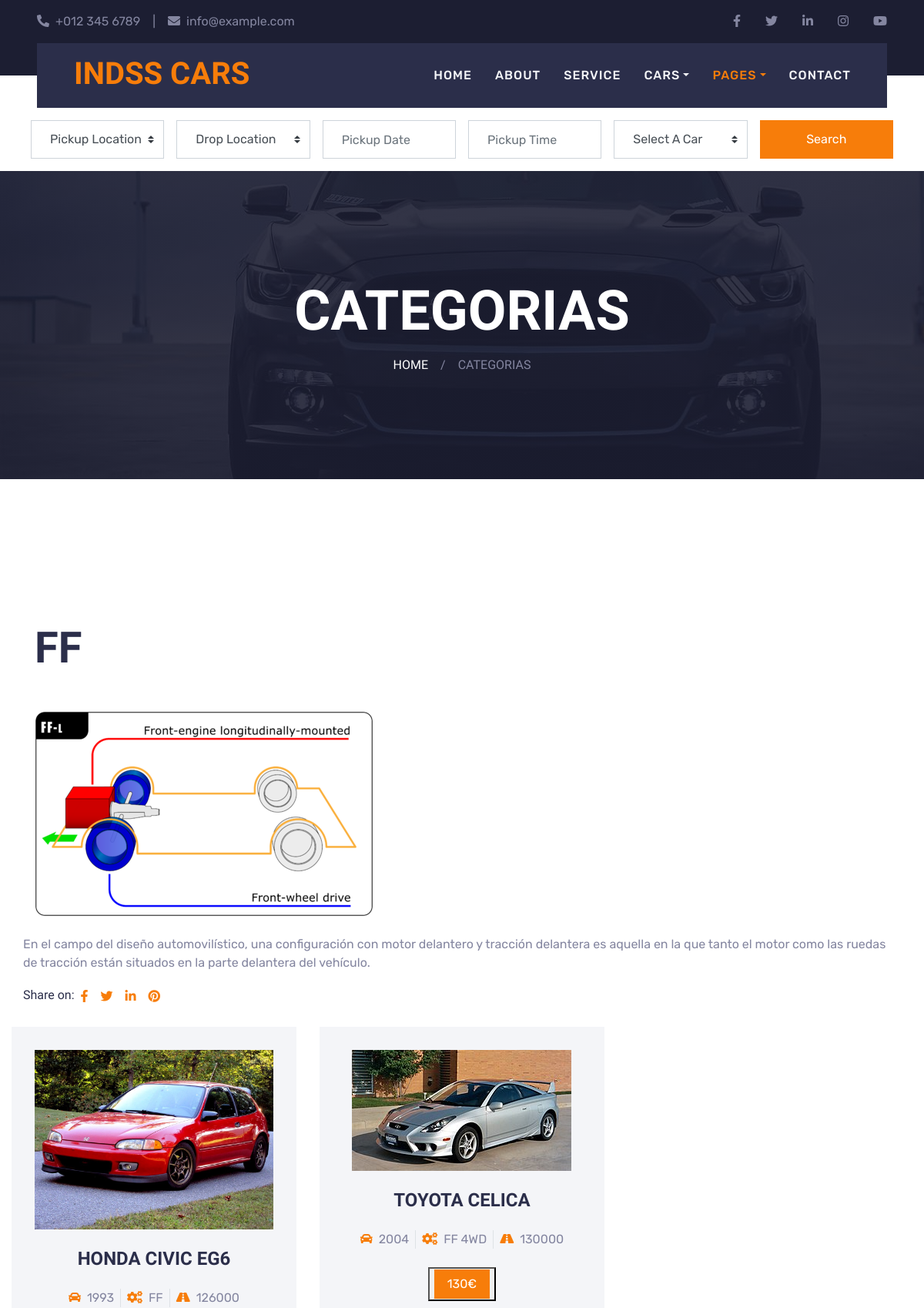
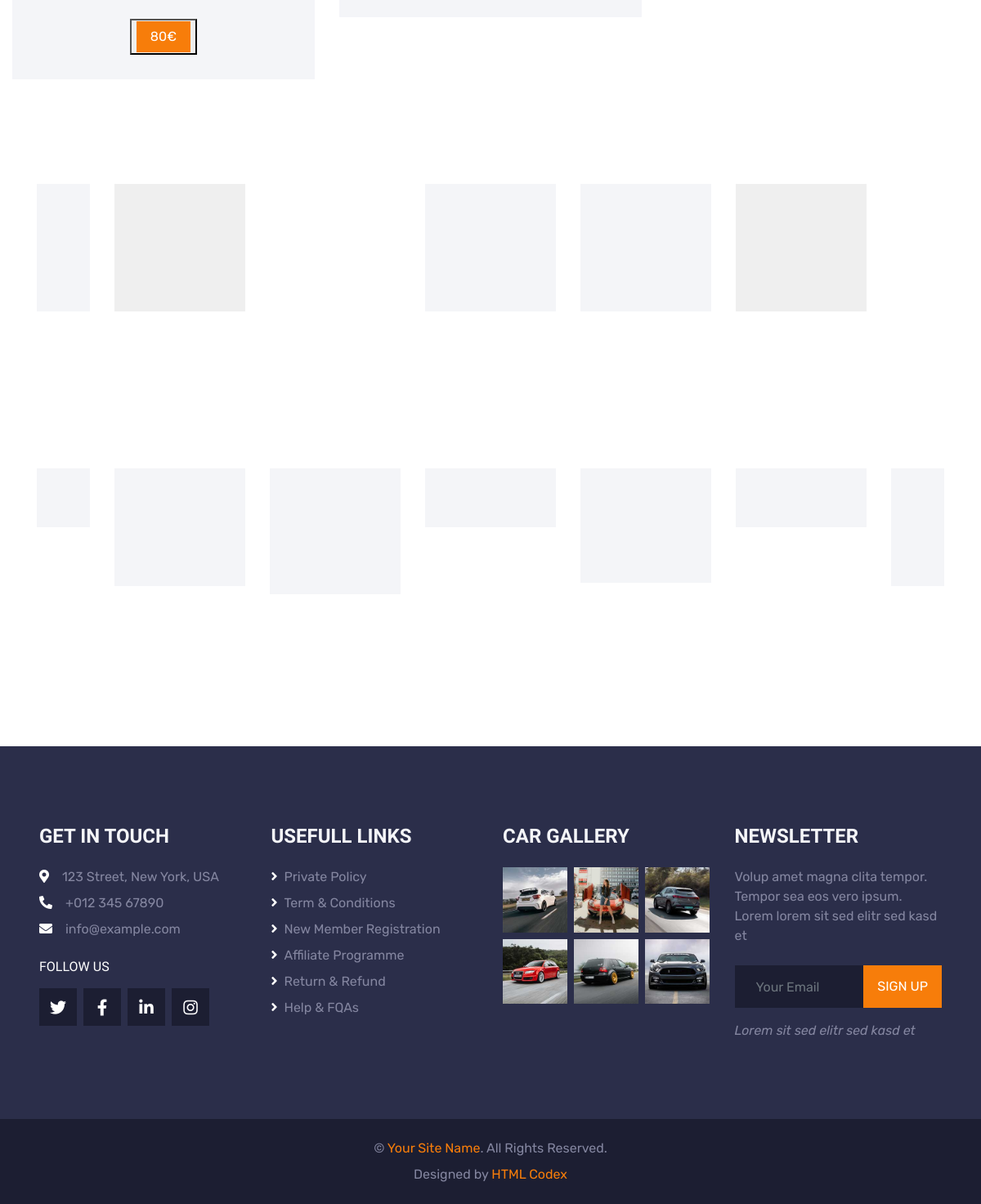
The app's page /categorias/1 with its own data (2 pictures, top to bottom).
### appEmpresaCoche/models.py (models this page shows, shortened)
class Categoria(models.Model):
    nombre = models.CharField(max_length=50)
    img_url = models.CharField(max_length=512)
    descripcion = models.CharField(max_length=1024)
    def __str__(self) -> str:
        return self.nombre

class Transmission(models.Model):
    carID = models.ForeignKey(Car, on_delete=models.DO_NOTHING)
    transmissionIDs = models.ForeignKey(Categoria, on_delete=models.DO_NOTHING)

class Car(models.Model):
    nombre= models.CharField(max_length=100)
    km=models.IntegerField()
    anyoF=models.IntegerField()
    potencia=models.IntegerField()
    img_url=models.CharField(max_length=512)
    precio=models.IntegerField()
    marca = models.ForeignKey(Marca, on_delete=models.DO_NOTHING)

class Marca(models.Model):
    nombre = models.CharField(max_length=50)
    img_url = models.CharField(max_length=512)
    descripcion = models.CharField(max_length=1024)
    def __str__(self) -> str:
        return self.nombre

### appEmpresaCoche/views.py (the view)
# urls.py: path('categorias/<int:id>', views.categorias, name='categorias'),
def categorias(request, id):
    localizaciones = get_list_or_404(Location.objects.order_by('nombre'))
    coches = get_list_or_404(Car.objects.order_by('nombre'))
    marcas = get_list_or_404(Marca.objects.all())
    transmission = get_list_or_404(Transmission.objects.all())
    categorias = get_list_or_404(Categoria.objects.all())
    context = {'localizaciones': localizaciones, 'coches': coches, 'marcas': marcas, 'transmision':transmission, 'categorias':categorias, 'selectedTran':id}
    return render(request, "categorias.html", context)

### appEmpresaCoche/templates/categorias.html (shortened to what this page needs)
<!DOCTYPE html>
<html lang="en">
<head>
    {% load static %}
    <link href="https://cdnjs.cloudflare.com/ajax/libs/font-awesome/5.15.0/css/all.min.css" rel="stylesheet">
    {% load static %}
    <link href="{% static 'lib/owlcarousel/assets/owl.carousel.min.css' %}" rel="stylesheet">
    {% load static %}
    <link href="{% static 'lib/tempusdominus/css/tempusdominus-bootstrap-4.min.css' %}" rel="stylesheet">
    {% load static %}
    <link href="{% static 'css/bootstrap.min.css'%}" rel="stylesheet">
    {% load static %}
    <link href="{% static 'css/style.css' %}" rel="stylesheet">
</head>
<body>
    <div class="container-fluid bg-dark py-3 px-lg-5 d-none d-lg-block">
        <div class="row">
            <div class="col-md-6 text-center text-lg-left mb-2 mb-lg-0">
                <div class="d-inline-flex align-items-center">
                    <a class="text-body pr-3" href=""><i class="fa fa-phone-alt mr-2"></i>+012 345 6789</a>
                    <span class="text-body">|</span>
                    <a class="text-body px-3" href=""><i class="fa fa-envelope mr-2"></i>info@example.com</a>
                </div>
            </div>
            <div class="col-md-6 text-center text-lg-right">
                <div class="d-inline-flex align-items-center">
                    <a class="text-body px-3" href="">
                        <i class="fab fa-facebook-f"></i>
                    </a>
                    <a class="text-body px-3" href="">
                        <i class="fab fa-twitter"></i>
                    </a>
                    <a class="text-body px-3" href="">
                        <i class="fab fa-linkedin-in"></i>
                    </a>
                    <a class="text-body px-3" href="">
                        <i class="fab fa-instagram"></i>
                    </a>
                    <a class="text-body pl-3" href="">
                        <i class="fab fa-youtube"></i>
                    </a>
                </div>
            </div>
        </div>
    </div>
    <div class="container-fluid position-relative nav-bar p-0">
        <div class="position-relative px-lg-5" style="z-index: 9;">
            <nav class="navbar navbar-expand-lg bg-secondary navbar-dark py-3 py-lg-0 pl-3 pl-lg-5">
                <a href="" class="navbar-brand">
                    <h1 class="text-uppercase text-primary mb-1">Indss Cars</h1>
                </a>
                <div class="collapse navbar-collapse justify-content-between px-3" id="navbarCollapse">
                    <div class="navbar-nav ml-auto py-0">
                        <a href="{% url 'index' %}" class="nav-item nav-link">Home</a>
                        <a href="{% url 'about' %}" class="nav-item nav-link">About</a>
                        <a href="{% url 'service' %}" class="nav-item nav-link">Service</a>
                        <div class="nav-item dropdown">
                            <a href="#" class="nav-link dropdown-toggle" data-toggle="dropdown">Cars</a>
                        </div>
                        <div class="nav-item dropdown">
                            <a href="#" class="nav-link dropdown-toggle active" data-toggle="dropdown">Pages</a>
                        </div>
                        <a href="{% url 'contact' %}" class="nav-item nav-link">Contact</a>
                    </div>
                </div>
            </nav>
        </div>
    </div>
    <div class="container-fluid bg-white pt-3 px-lg-5">
        <div class="row mx-n2">
            <form class="row mx-n2 busqueda" method=POST action="{% url 'booking' %}">
            <div class="col-xl-2 col-lg-4 col-md-6 px-2">
                {%block content%}
                <select class="custom-select px-4 mb-3" style="height: 50px;">
                    <option selected>Pickup Location</option>
                </select>
            </div>
            <div class="col-xl-2 col-lg-4 col-md-6 px-2">
                <select class="custom-select px-4 mb-3" style="height: 50px;">
                    <option selected>Drop Location</option>
                </select>
            </div>
            <div class="col-xl-2 col-lg-4 col-md-6 px-2">
                <div class="date mb-3" id="date" data-target-input="nearest">
                    <input type="text" class="form-control p-4 datetimepicker-input" placeholder="Pickup Date"
                        data-target="#date" data-toggle="datetimepicker">
                </div>
            </div>
            <div class="col-xl-2 col-lg-4 col-md-6 px-2">
                <div class="time mb-3" id="time" data-target-input="nearest">
                    <input type="text" class="form-control p-4 datetimepicker-input" placeholder="Pickup Time"
                        data-target="#time" data-toggle="datetimepicker">
                </div>
            </div>
            <div class="col-xl-2 col-lg-4 col-md-6 px-2">
                <select id="busqueda" name="carSelect" class="custom-select px-4 mb-3" style="height: 50px;">
                    <option selected>Select A Car</option>
                </select>
            </div>
            <div class="col-xl-2 col-lg-4 col-md-6 px-2">
                <button class="btn btn-primary btn-block mb-3" type="submit" style="height: 50px;">Search</button>
            </div>
            </form>
        </div>
    </div>
    <div class="container-fluid page-header">
        <h1 class="display-3 text-uppercase text-white mb-3">Categorias</h1>
        <div class="d-inline-flex text-white">
            <h6 class="text-uppercase m-0"><a class="text-white" href="">Home</a></h6>
            <h6 class="text-body m-0 px-3">/</h6>
            <h6 class="text-uppercase text-body m-0">Categorias</h6>
        </div>
    </div>
    <div class="container-fluid pt-5">
        <div class="container pt-5 pb-3">
            {% for t in categorias %}
            {% if t.id == selectedTran %}
            <h1 class="display-4 text-uppercase mb-5">{{t.nombre}}</h1>
            <div class="row align-items-center pb-2">
                <div class="col-lg-6 mb-4">
                    <img class="img-fluid" src="../static/{{t.img_url}}" alt="">
                </div>
                    <p>{{t.descripcion}}</p>
                    <div class="d-flex pt-1">
                        <h6>Share on:</h6>
                        <div class="d-inline-flex">
                            <a class="px-2" href=""><i class="fab fa-facebook-f"></i></a>
                            <a class="px-2" href=""><i class="fab fa-twitter"></i></a>
                            <a class="px-2" href=""><i class="fab fa-linkedin-in"></i></a>
                            <a class="px-2" href=""><i class="fab fa-pinterest"></i></a>
                        </div>
                    </div>
                </div>
            </div>
            <div class="row">
                {%for car in coches%}
                {% for tr in transmision %}
                {%if car.id == tr.carID.id%}
                {% if t.id == tr.transmissionIDs.id %}
                <div class="col-lg-4 col-md-6 mb-2 coche" name="{{car.marca}}">
                    <div class="rent-item mb-4">
                        <img class="img-fluid mb-4" src="../static/{{car.img_url}}" alt="">
                        <h4 class="text-uppercase mb-4">{{car.nombre}}</h4>
                        <div class="d-flex justify-content-center mb-4">
                            <div class="px-2">
                                <i class="fa fa-car text-primary mr-1"></i>
                                <span>{{car.anyoF}}</span>
                            </div>
                            <div class="px-2 border-left border-right">
                                <i class="fa fa-cogs text-primary mr-1"></i>
                                {%for t in transmision%}
                                    {%if t.carID.id == car.id%}
                                    <span>{{t.transmissionIDs}}</span>
                                    {%endif%}
                                {%endfor%}
                            </div>
                            <div class="px-2">
                                <i class="fa fa-road text-primary mr-1"></i>
                                <span>{{car.km}}</span>
                            </div>
                        </div>
                        <button ><a class="btn btn-primary px-3" href="/carRedirect/{{car.id}}">{{car.precio}}€</a></button>
                    </div>
                </div>
                {%endif%}
                {%endif%}
                {%endfor%}
               {%endfor%}
            </div>
            {%endif%}
            {%endfor%}
        </div>
    <div class="container-fluid py-5">
        <div class="container py-5">
            <div class="owl-carousel vendor-carousel">
                {%for c in categorias%}
                <div class="bg-light p-4">
                    <button><a href="/categorias/{{c.id}}"><h1 class="display-3 text-uppercase mb-3">{{c.nombre}}</h1></a></button>
                </div>
                {%endfor%}
            </div>
        </div>
    </div>
    <div class="container-fluid py-5">
        <div class="container py-5">
            <div class="owl-carousel vendor-carousel">
                {%for m in marcas%}
                <div class="bg-light p-4">
                    <button><a href="/marcas/{{m.id}}"><img src="../static/{{m.img_url}}" alt=""></a></button>
                </div>
                {%endfor%}
            </div>
        </div>
    </div>
    <div class="container-fluid bg-secondary py-5 px-sm-3 px-md-5" style="margin-top: 90px;">
        <div class="row pt-5">
            <div class="col-lg-3 col-md-6 mb-5">
                <h4 class="text-uppercase text-light mb-4">Get In Touch</h4>
                <p class="mb-2"><i class="fa fa-map-marker-alt text-white mr-3"></i>123 Street, New York, USA</p>
                <p class="mb-2"><i class="fa fa-phone-alt text-white mr-3"></i>+012 345 67890</p>
                <p><i class="fa fa-envelope text-white mr-3"></i>info@example.com</p>
                <h6 class="text-uppercase text-white py-2">Follow Us</h6>
                <div class="d-flex justify-content-start">
                    <a class="btn btn-lg btn-dark btn-lg-square mr-2" href="#"><i class="fab fa-twitter"></i></a>
                    <a class="btn btn-lg btn-dark btn-lg-square mr-2" href="#"><i class="fab fa-facebook-f"></i></a>
                    <a class="btn btn-lg btn-dark btn-lg-square mr-2" href="#"><i class="fab fa-linkedin-in"></i></a>
                    <a class="btn btn-lg btn-dark btn-lg-square" href="#"><i class="fab fa-instagram"></i></a>
                </div>
            </div>
            <div class="col-lg-3 col-md-6 mb-5">
                <h4 class="text-uppercase text-light mb-4">Usefull Links</h4>
                <div class="d-flex flex-column justify-content-start">
                    <a class="text-body mb-2" href="#"><i class="fa fa-angle-right text-white mr-2"></i>Private Policy</a>
                    <a class="text-body mb-2" href="#"><i class="fa fa-angle-right text-white mr-2"></i>Term & Conditions</a>
                    <a class="text-body mb-2" href="#"><i class="fa fa-angle-right text-white mr-2"></i>New Member Registration</a>
                    <a class="text-body mb-2" href="#"><i class="fa fa-angle-right text-white mr-2"></i>Affiliate Programme</a>
                    <a class="text-body mb-2" href="#"><i class="fa fa-angle-right text-white mr-2"></i>Return & Refund</a>
                    <a class="text-body" href="#"><i class="fa fa-angle-right text-white mr-2"></i>Help & FQAs</a>
                </div>
            </div>
            <div class="col-lg-3 col-md-6 mb-5">
                <h4 class="text-uppercase text-light mb-4">Car Gallery</h4>
                <div class="row mx-n1">
                    <div class="col-4 px-1 mb-2">
                        {% load static %}
                        <a href=""><img class="w-100" src="{% static 'img/gallery-1.jpg' %}" alt=""></a>
                    </div>
                    <div class="col-4 px-1 mb-2">
                        {% load static %}
                        <a href=""><img class="w-100" src="{% static 'img/gallery-2.jpg' %}" alt=""></a>
                    </div>
                    <div class="col-4 px-1 mb-2">
                        {% load static %}
                        <a href=""><img class="w-100" src="{% static 'img/gallery-3.jpg' %}" alt=""></a>
                    </div>
                    <div class="col-4 px-1 mb-2">
                        {% load static %}
                        <a href=""><img class="w-100" src="{% static 'img/gallery-4.jpg' %}" alt=""></a>
                    </div>
                    <div class="col-4 px-1 mb-2">
                        {% load static %}
                        <a href=""><img class="w-100" src="{% static 'img/gallery-5.jpg' %}" alt=""></a>
                    </div>
                    <div class="col-4 px-1 mb-2">
                        {% load static %}
                        <a href=""><img class="w-100" src="{% static 'img/gallery-6.jpg' %}" alt=""></a>
                    </div>
                </div>
            </div>
            <div class="col-lg-3 col-md-6 mb-5">
                <h4 class="text-uppercase text-light mb-4">Newsletter</h4>
                <p class="mb-4">Volup amet magna clita tempor. Tempor sea eos vero ipsum. Lorem lorem sit sed elitr sed kasd et</p>
                <div class="w-100 mb-3">
                    <div class="input-group">
                        <input type="text" class="form-control bg-dark border-dark" style="padding: 25px;" placeholder="Your Email">
                        <div class="input-group-append">
                            <button class="btn btn-primary text-uppercase px-3">Sign Up</button>
                        </div>
                    </div>
                </div>
                <i>Lorem sit sed elitr sed kasd et</i>
            </div>
        </div>
    </div>
    <div class="container-fluid bg-dark py-4 px-sm-3 px-md-5">
        <p class="mb-2 text-center text-body">&copy; <a href="#">Your Site Name</a>. All Rights Reserved.</p>
        <p class="m-0 text-center text-body">Designed by <a href="https://htmlcodex.com">HTML Codex</a></p>
    </div>
    {%endblock%}
    {% load static %}
    {% load static %}
    {% load static %}
    {% load static %}
    {% load static %}
    {% load static %}
    {% load static %}
</body>
</html>

### records on screen
Categoria: nombre "FF", img_url (picture), descripcion "En el campo del diseño automovilístico, una configuración con motor delantero y tracción delantera es aquella en la que tanto el motor como las ruedas de tracción están situados en la parte delantera del vehículo."
Car: nombre "HONDA CIVIC EG6", anyoF "1993", km "126000", precio "80"
Transmission: img_url (picture), transmissionIDs "FF"
Car: nombre "TOYOTA CELICA", anyoF "2004", km "130000", precio "130"
Transmission: img_url (picture), transmissionIDs "FF"
Transmission: transmissionIDs "4WD"
Marca: img_url (picture)
Marca: img_url (picture)
Marca: img_url (picture)
